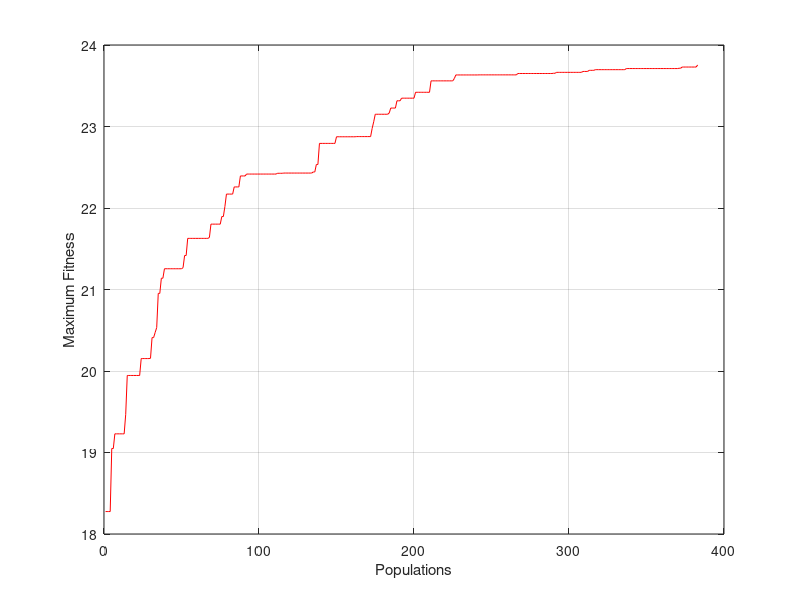
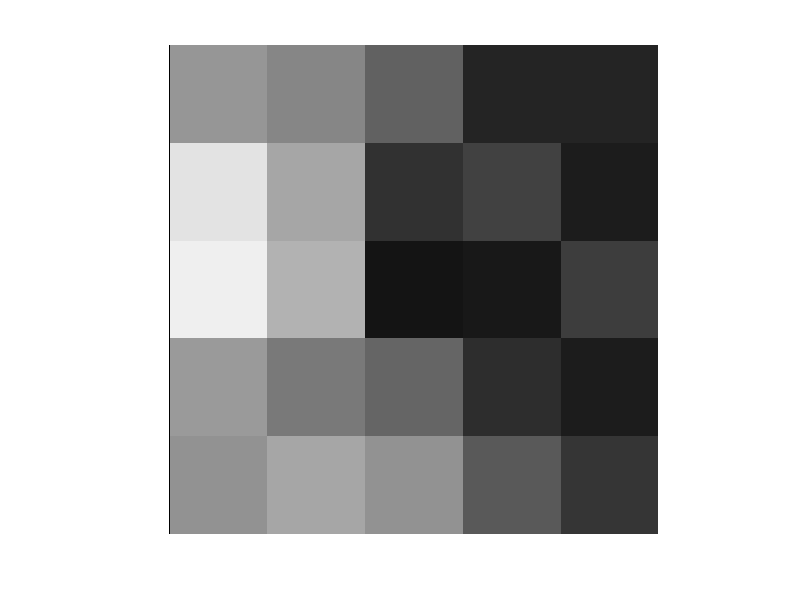

Recreate these plots in MATLAB, in order.
%***************************************************************************************************

1 ;  # Prevent Octave from thinking that this is a function file

%***************************************************************************************************

more  off ;
clear all ;
clc       ;

%***************************************************************************************************

global h =    5    ;  % Image height
global w =    5    ;  % Image width
global p =   10    ;  % Population size
global r =    0.90 ;  % Mutation probability
global t =    0.95 ;  % Acceptable rate of fitness
global f = 9999   ;  % Maximum populations

%---------------------------------------------------------------------------------------------------

global s = h * w   ;  % Image size in pixels
global m = s       ;  % Maximum possible fitness value

%***************************************************************************************************

% image  : an h x w rectangular matrix
% vector : a column vector of size s

function vector = imageToVector ( image )

  global s ;

  vector = reshape( image , s , 1 ) ;

endfunction

%***************************************************************************************************

% vector : a column vector of size s
% image  : an h x w rectangular matrix

function image = vectorToImage ( vector )

  global h w ;

  image = reshape( vector , h , w ) ;

endfunction

%***************************************************************************************************

% cumulativeDistribution : a row vector of size p with cumulative probabilities (last entry is 1.0)
% index                  : index, selected using fitness proportionate (roulette wheel) selection

function index = rouletteWheelSelect ( cumulativeDistribution )

  global p ;

  index = 1      ;
  value = rand() ;

  for i = 1 : p

    if ( cumulativeDistribution( 1 , i ) >= value )

      index = i ;
      break     ;

    endif

  endfor

endfunction

%***************************************************************************************************

% Performs single-point crossover on two column vectors (parents)
% Result is two column vectors (offsprings)

function [ child1 , child2 ] = crossover ( parent1 , parent2 )

  global s ;

  splitPoint = randi( s - 1 ) ;

  child1(1            : splitPoint , 1) = parent1(1            : splitPoint , 1) ;
  child1(splitPoint+1 : s          , 1) = parent2(splitPoint+1 : s          , 1) ;

  child2(1            : splitPoint , 1) = parent2(1            : splitPoint , 1) ;
  child2(splitPoint+1 : s          , 1) = parent1(splitPoint+1 : s          , 1) ;

endfunction

%***************************************************************************************************

% Performs two-point crossover on two column vectors (parents)
% Result is two column vectors (offsprings)

function [ child1 , child2 ] = crossover2 ( parent1 , parent2 )

  global s ;

  splitPoint1 =               randi( s - 2           ) ;
  splitPoint2 = splitPoint1 + randi( s - splitPoint1 ) ;

  child1( : , 1 ) = parent1( : , 1 ) ;
  child2( : , 1 ) = parent2( : , 1 ) ;

  child1( splitPoint1 : splitPoint2 , 1 ) = parent2( splitPoint1 : splitPoint2 , 1 ) ;
  child2( splitPoint1 : splitPoint2 , 1 ) = parent1( splitPoint1 : splitPoint2 , 1 ) ;

endfunction

%***************************************************************************************************

% vector : a column vector of size s
% Result is another column vector of size s with one randomly mutated entry

function mutated = mutate ( vector )

  global s ;

  mutationPoint = randi( s ) ;

  mutated( :             , 1 ) = vector( : , 1 ) ;
  mutated( mutationPoint , 1 ) = rand()          ;

endfunction

%***************************************************************************************************

% vector : a column vector of size s
% value  : fitness score between 0 and m

function value = fitness ( vector )

  global h w s ;

  f = 0 ;
  for p = 0 : (s-1)
    f += abs(vector(p+1,1)-(sin((sqrt((1+floor(p/h)-(w/2))^2+(-(1+mod(p,h)-(h/2)))^2)  / ...
         sqrt((w/2)^2+(h/2)^2))^0.6*25.13274122872)+10*(abs(atan2((-(1+mod(p,h)-(h/2))), ...
         (1+floor(p/h)-(w/2)))*57.295779513)/180))/11) ;
  endfor
  value = (s-f) ;

endfunction

%***************************************************************************************************

% populationSize        : number of individuals in the population
% mutationProbability   : probability of applying mutation to each offspring
% acceptableFitnessRate : stopping criterion (if fitness reaches this rate * m, training can stop)
% maximumPopulations    : stopping criterion (if iteration count exceeds this, training can stop)
% bestIndividual        : a column vector of size s
% fitnessHistory        : a row vector that keeps maximum fitness of each population in training

function [ bestIndividual , fitnessHistory ] = geneticAlgorithm ( populationSize        , ...
                                                                  mutationProbability   , ...
                                                                  acceptableFitnessRate , ...
                                                                  maximumPopulations    )
  global h w s m ;

  populationNo = 1                          ;
  population   = rand( s , populationSize ) ;  % Initial population
  




  %
  %
  % TODO
  %
  % JUST COMPLETE THIS FUNCTION IMPLEMENTATION !
  %
  % YOU MAY ADD HELPER FUNCTIONS BELOW IF YOU NEED !
  %
  global f;
  [mF , fV, bIndex ]= fitnessPopulation(population);
  fitnessHistory =[];
  
  while((mF<acceptableFitnessRate * m) && (populationNo!=maximumPopulations)),
     %population
     %bIndex
     fitnessHistory(end+1) = mF;
     pS = zeros(s,populationSize);
     %pS
     for i = 1 : populationSize/2
        index1 = rouletteWheelSelect(myCDF(fV));
        index2 = rouletteWheelSelect(myCDF(fV));
        [c1 , c2] = crossover2(population(1:s,index1),population(1:s,index2));
        pS(1:s,i)=c1;
        pS(1:s,i+(populationSize/2))=c2;
     endfor
     %pS
     mutRan=rand();
     if(mutRan < mutationProbability)
        pS=mutateEveryone(pS);
     endif
     %index1
     %pS
     pS(1:s,bIndex) = population(1:s,bIndex); %how to keep best one
     %pS
     population = pS;
     [mF , fV, bIndex ]= fitnessPopulation(population);
     populationNo++
     %population     
  endwhile
  fitnessHistory(populationNo) = mF;
  bestIndividual = population(1:s,bIndex);
  mel = mF
  mal = acceptableFitnessRate*m

  
endfunction

%***************************************************************************************************
function [maxFitness,fitnesVector,bestIndex] = fitnessPopulation(population)
    global p s;
    fitnesVector = zeros(1,p);
    for i=1:p
      fitnesVector(1,i) = fitness(population(1:s,i));
    endfor
    maxFitness = max(fitnesVector);
    
    for i=1:p
      if(maxFitness==fitnesVector(1,i))
          bestIndex = i;
          break;
      endif
    endfor
    
endfunction

%***************************************************************************************************
function [cumulative] = myCDF(fitnesses)
    global p;
    fitnesses = fitnesses / sum(fitnesses);
    for i = 2:p
      fitnesses(i) = fitnesses(i) + fitnesses(i-1);
    endfor
    cumulative=fitnesses;    
endfunction

%***************************************************************************************************
function mutants = mutateEveryone(genes)
    global p s;
    mutants = genes;
    for i=1:p
      mutants(1:s,i) = mutate(genes(1:s,i));
    endfor    
endfunction


%***************************************************************************************************

% Main part of the script

figure(1) ;  clf ;

[ bestIndividual , fitnessHistory ] = geneticAlgorithm( p , r , t , f ) ;

bestImage = vectorToImage( bestIndividual ) ;

imshow ( bestImage                ) ;
imwrite( bestImage , "Result.jpg" ) ;

figure(2) ;  clf ;

plot  ( fitnessHistory , "r" ) ;  grid on ;
xlabel( "Populations"        ) ;
ylabel( "Maximum Fitness"    ) ;

print -djpg "Fitness.jpg" ;

%***************************************************************************************************

